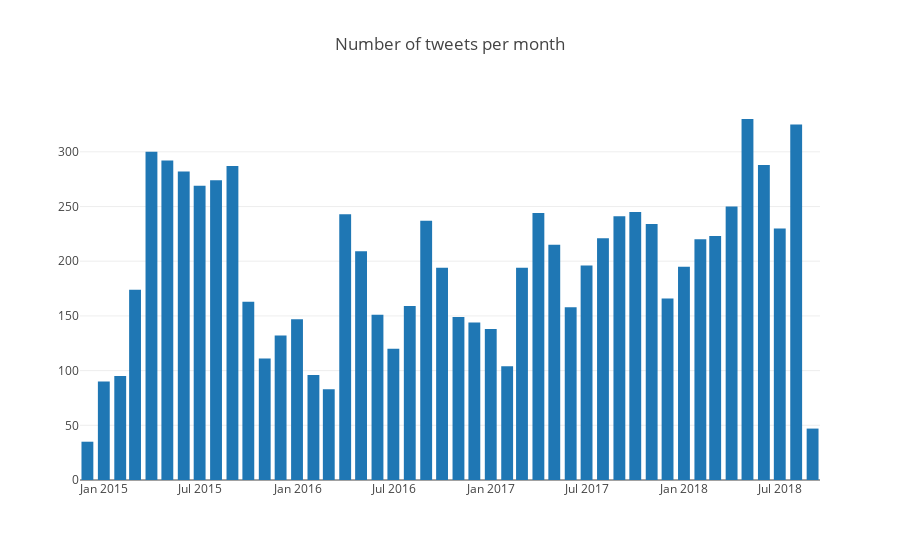

Notebook source saved alongside this figure:
### Markdown cell above
### Por Mês

### Code cell
data = [go.Bar(x=tweets_count['M'].index ,
             y=tweets_count['M']['tweet_id'])]

layout = go.Layout(title='Number of tweets per month')
fig = dict(layout=layout, data=data)
offline.iplot(fig)

### Figure 1 — Plotly figure (JSON) as saved in the notebook; plotly's stock layout.template omitted (floating-point values rounded to 4 significant figures)
{"data": [{"type": "bar", "x": ["2014-11-30", "2014-12-31", "2015-01-31", "2015-02-28", "2015-03-31", "2015-04-30", "2015-05-31", "2015-06-30", "2015-07-31", "2015-08-31", "2015-09-30", "2015-10-31", "2015-11-30", "2015-12-31", "2016-01-31", "2016-02-29", "2016-03-31", "2016-04-30", "2016-05-31", "2016-06-30", "2016-07-31", "2016-08-31", "2016-09-30", "2016-10-31", "2016-11-30", "2016-12-31", "2017-01-31", "2017-02-28", "2017-03-31", "2017-04-30", "2017-05-31", "2017-06-30", "2017-07-31", "2017-08-31", "2017-09-30", "2017-10-31", "2017-11-30", "2017-12-31", "2018-01-31", "2018-02-28", "2018-03-31", "2018-04-30", "2018-05-31", "2018-06-30", "2018-07-31", "2018-08-31"], "y": [35, 90, 95, 174, 300, 292, 282, 269, 274, 287, 163, 111, 132, 147, 96, 83, 243, 209, 151, 120, 159, 237, 194, 149, 144, 138, 104, 194, 244, 215, 158, 196, 221, 241, 245, 234, 166, 195, 220, 223, 250, 330, 288, 230, 325, 47]}], "layout": {"title": "Number of tweets per month"}}
